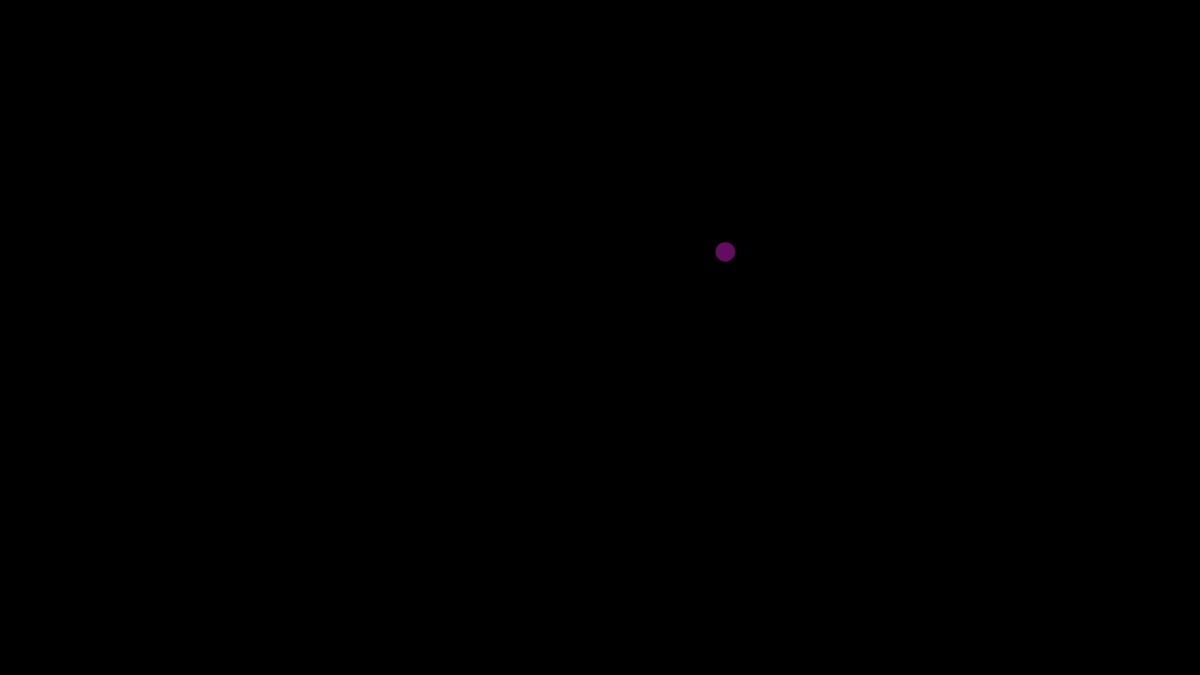
Frame 1 (no input)
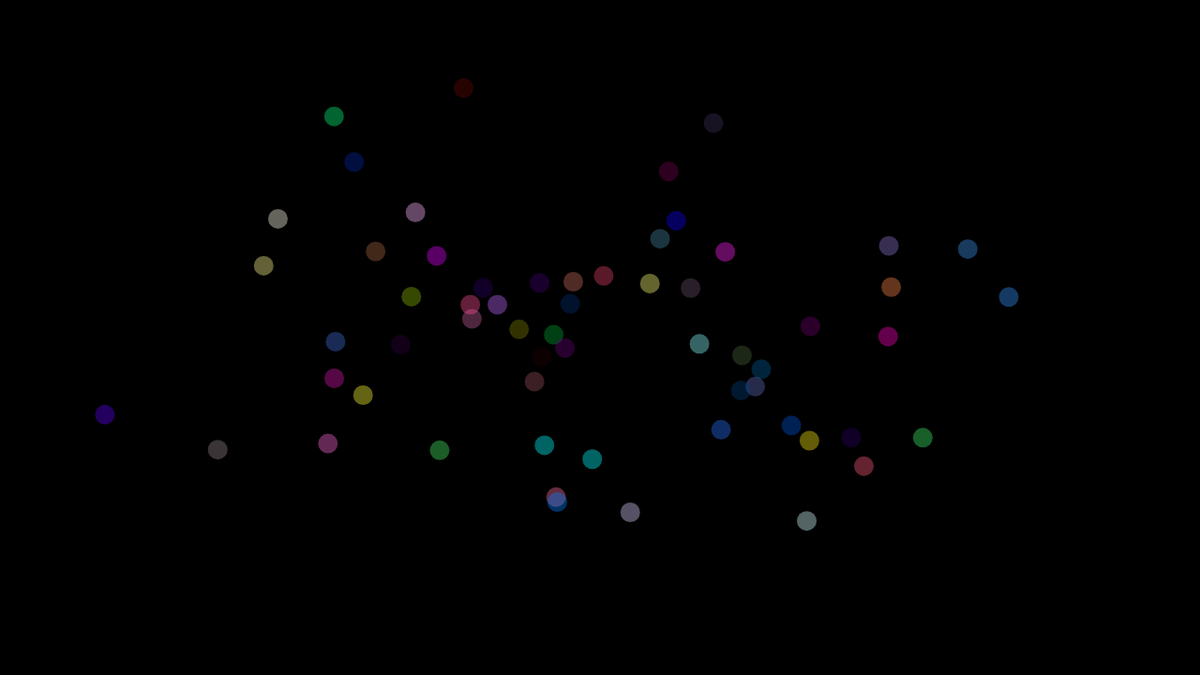
Frame 60 (no input)
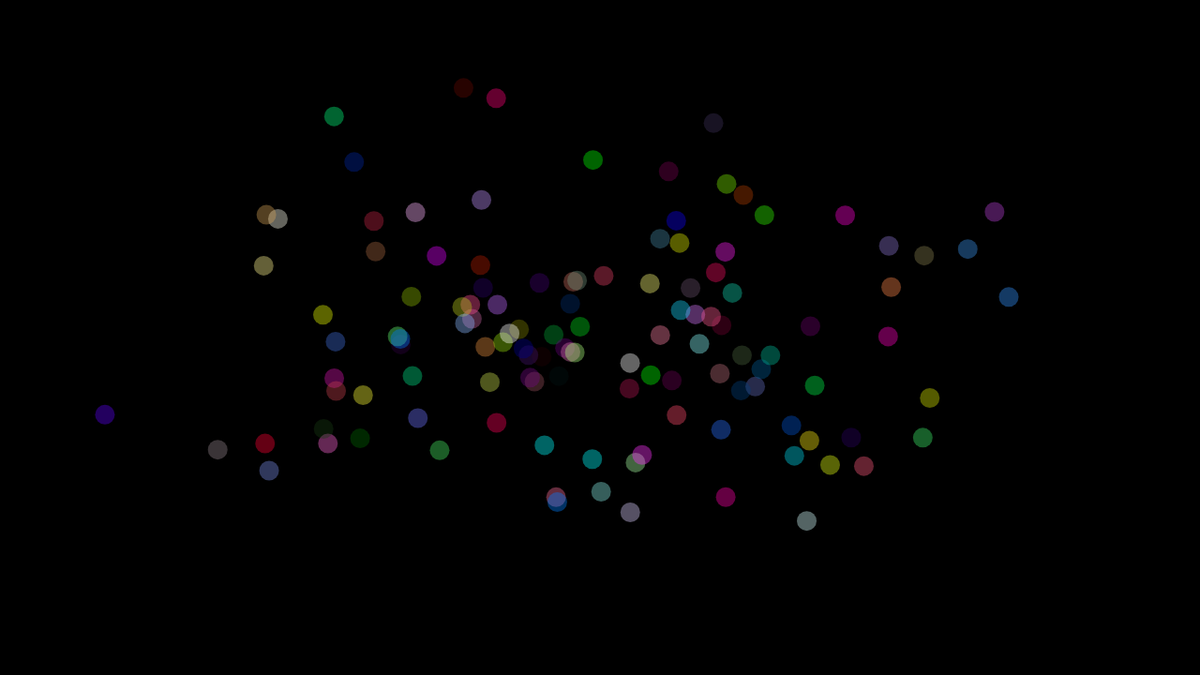
Frame 120 (the mouse pressed at the canvas centre since frame 60)

The p5.js sketch that drew these frames (run headless with seeded random() and noise() and a simulated clock; from frame 60 on, the mouse is pressed at the canvas centre):

// p5.js sketch
// ── sketch.js
function setup() {
    createCanvas(1280, 720);
    background(0);
}

function draw() {
    let mean1 = width / 2;
    let standardDeviation1 = 200;
    let x = randomGaussian(mean1, standardDeviation1);

    let mean2 = height / 2;
    let standardDeviation2 = 100;
    let y = randomGaussian(mean2, standardDeviation2);

    let color = [randomGaussian(127, 127), randomGaussian(127, 127), randomGaussian(127, 127), 100];

    fill(color);
    noStroke();
    ellipse(x, y, 21, 21);
}
